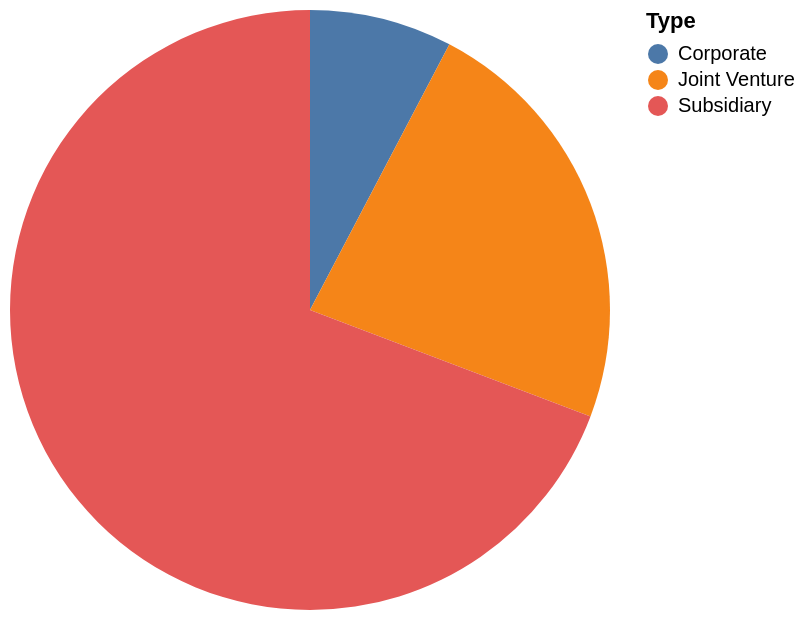

Write a Vega-Lite specification for this figure.
### Vega-Lite specification from a JSON file in a GitHub repository (floating-point values rounded to 4 significant figures)
{"data": {"values": [{"x_data": "Corporate", "y_data": 1}, {"x_data": "Joint Venture", "y_data": 3}, {"x_data": "Subsidiary", "y_data": 9}]}, "mark": "arc", "encoding": {"theta": {"field": "y_data", "type": "quantitative", "title": "COUNT(Type)"}, "color": {"field": "x_data", "type": "nominal", "title": "Type"}}}
